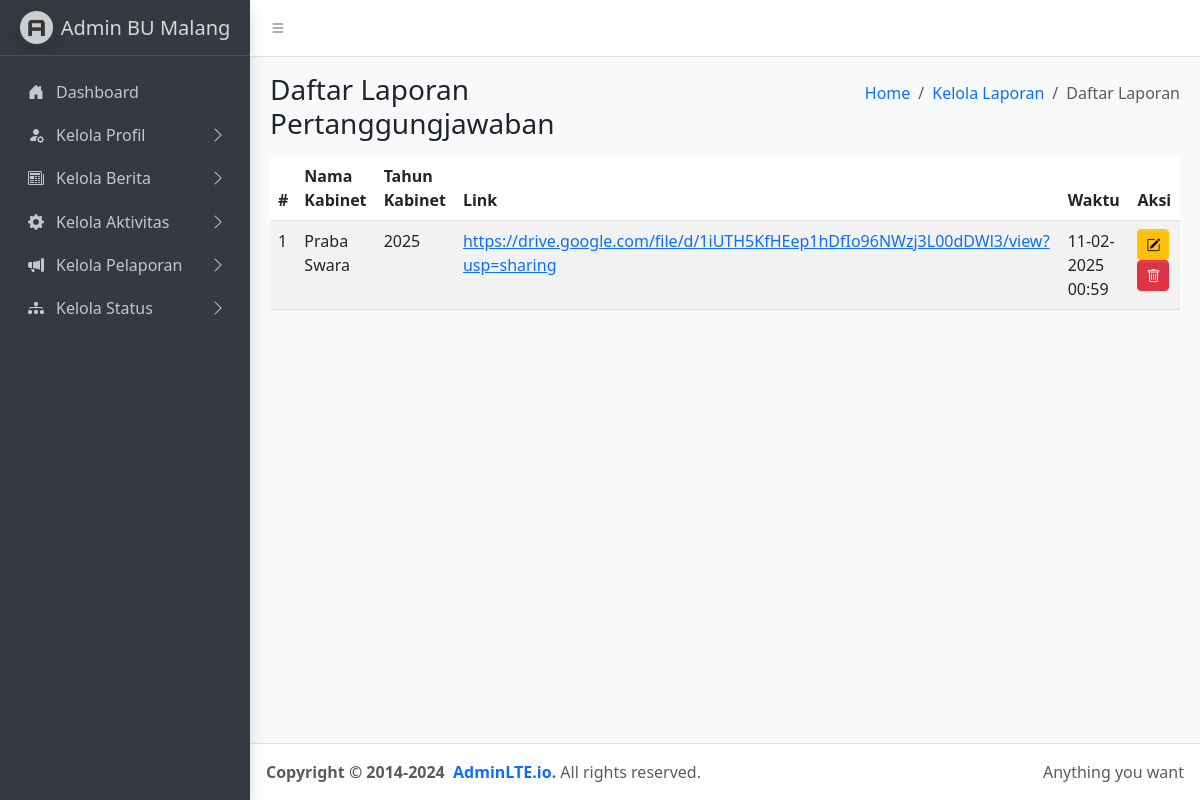
The page /adminbu/pages/kelola-profil/daftar-laporan-pertanggungjawaban.php on the database its author committed.
### tables this page shows
CREATE TABLE `lap_pertanggungjawaban` (
  `id_lap_pertanggungjawaban` int(11) NOT NULL,
  `waktu` datetime NOT NULL,
  `kabinet` varchar(255) NOT NULL,
  `tahun` char(20) NOT NULL,
  `link` longtext NOT NULL
);

### adminbu/pages/kelola-profil/daftar-laporan-pertanggungjawaban.php (the view, shortened to what this page needs)
<?php
include '../../../connections/conn.php';
$query = "SELECT * FROM lap_pertanggungjawaban ORDER BY waktu DESC";
$result = $conn->query($query);
$no = 1;
?>
<!doctype html>
<html lang="en">
<?php include '../../components/head.php'; ?>
<body class="layout-fixed sidebar-expand-lg bg-body-tertiary">
  <div class="app-wrapper">
    <nav class="app-header navbar navbar-expand bg-body">
      <div class="container-fluid">
        <ul class="navbar-nav">
          <li class="nav-item">
            <a class="nav-link" data-lte-toggle="sidebar" href="#" role="button">
              <i class="bi bi-list"></i>
            </a>
          </li>
        </ul>
      </div>
    </nav>
    <aside class="app-sidebar bg-body-secondary shadow" data-bs-theme="dark">
      <?php include '../../components/navbar.php' ?>
    </aside>
    <main class="app-main">
      <div class="app-content-header">
        <div class="container-fluid">
          <div class="row">
            <div class="col-sm-6">
              <h3 class="mb-0">Daftar Laporan Pertanggungjawaban</h3>
            </div>
            <div class="col-sm-6">
              <ol class="breadcrumb float-sm-end">
                <li class="breadcrumb-item"><a href="#">Home</a></li>
                <li class="breadcrumb-item"><a href="pages/kelola-profil/kelola-laporan-pertanggungjawaban.php">Kelola Laporan</a></li>
                <li class="breadcrumb-item active" aria-current="page">
                  Daftar Laporan
                </li>
              </ol>
            </div>
          </div>
        </div>
      </div>
      <div class="app-content">
        <div class="container-fluid">
          <div class="col-md-12">
            <table id="dataproker" class="table table-striped" style="width:100%">
              <thead>
                <tr>
                  <th>#</th>
                  <th>Nama Kabinet</th>
                  <th>Tahun Kabinet</th>
                  <th>Link</th>
                  <th>Waktu</th>
                  <th>Aksi</th>
                </tr>
              </thead>
              <tbody>
                <?php foreach ($result as $row): ?>
                  <tr>
                    <td><?= $no++ ?></td>
                    <td><?= htmlspecialchars($row['kabinet']); ?></td>
                    <td><?= htmlspecialchars($row['tahun']); ?></td>
                    <td>
                      <a href="<?= htmlspecialchars($row['link']); ?>" target="_blank">
                        <?= htmlspecialchars($row['link']); ?>
                      </a>
                    </td>
                    <td><?= date('d-m-Y H:i', strtotime($row['waktu'])); ?></td>
                    <td>
                      <a href="/BU-MALANG-2025/adminbu/pages/kelola-profil/kelola-laporan-pertanggungjawaban.php?id=<?= $row['id_lap_pertanggungjawaban']; ?>" class="btn btn-warning btn-sm">
                        <i class="bi bi-pencil-square"></i>
                      </a>
                      <form method="POST" style="display:inline;" onsubmit="return confirmDelete();">
                        <button type="submit" name="hapus" class="btn btn-danger btn-sm">
                          <i class="bi bi-trash"></i>
                        </button>
                      </form>
                    </td>
                  </tr>
                <?php endforeach; ?>
              </tbody>
            </table>
          </div>
        </div>
      </div>
    </main>
    <footer class="app-footer">
      <div class="float-end d-none d-sm-inline">Anything you want</div>
      <strong>
        Copyright &copy; 2014-2024&nbsp;
        <a href="https://adminlte.io" class="text-decoration-none">AdminLTE.io</a>.
      </strong>
      All rights reserved.
    </footer>
  </div>
</body>
</html>

### rows shown on the page
lap_pertanggungjawaban: kabinet "Praba Swara", tahun "2025", link "https://drive.google.com/file/d/1iUTH5KfHEep1hDfIo96NWzj3L00dDWl3/view?usp=sharing", waktu "11-02-2025 00:59"
